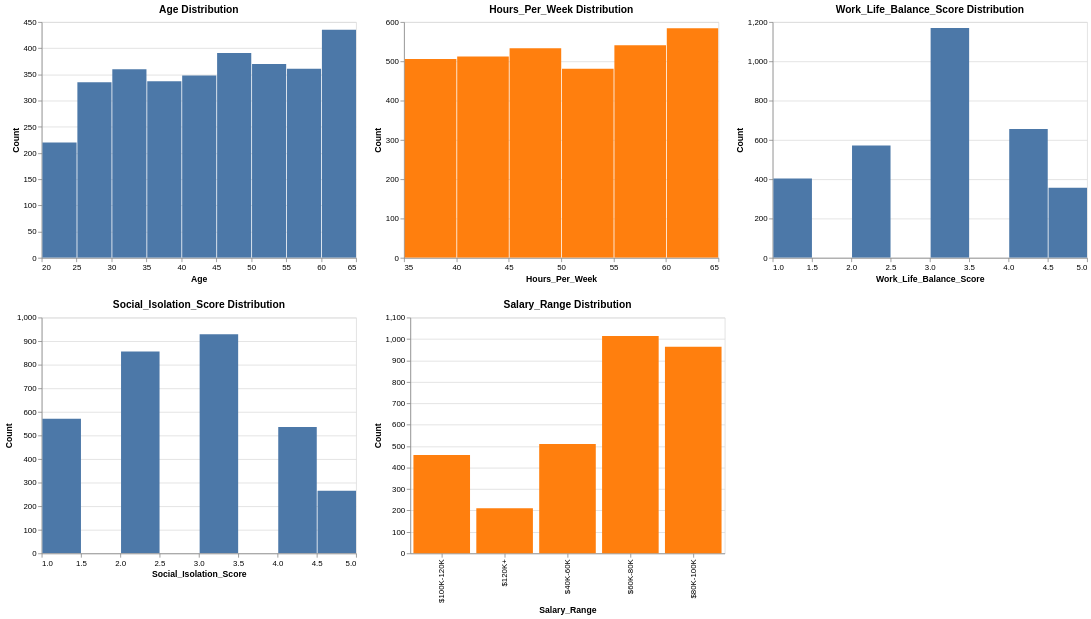

The code cell stored with this chart in its notebook:
### Markdown cell above
### Histogram for numerical columns

### Code cell
#Visualisation of  Age
histogram1 = alt.Chart(source).mark_bar().encode(
    x=alt.X('Age:Q', bin=True, title='Age'),  
    y=alt.Y('count():Q', title='Count'),
    tooltip=[
        alt.Tooltip('Age:Q', bin=True, title='Age Range'),
        alt.Tooltip('count():Q', title='Count')
    ]
).properties(
    title='Age Distribution',
    width=400,
    height=300
).interactive()

#Visualisation of  Hours_Per_Week
histogram2 = alt.Chart(source).mark_bar().encode(
    x=alt.X('Hours_Per_Week:Q', bin=True, title='Hours_Per_Week'),  
    y=alt.Y('count():Q', title='Count'),
    color=alt.value('#ff7f0e'),
    tooltip=[
        alt.Tooltip('Hours_Per_Week:Q', bin=True, title='Hours_Per_Week Range'),
        alt.Tooltip('count():Q', title='Count')
    ]
).properties(
    title='Hours_Per_Week Distribution',
    width=400,
    height=300
).interactive()

#Visualisation of  Work_Life_Balance_Score
histogram3 = alt.Chart(source).mark_bar().encode(
    x=alt.X('Work_Life_Balance_Score:Q', bin=True, title='Work_Life_Balance_Score'),  
    y=alt.Y('count():Q', title='Count'),
    tooltip=[
        alt.Tooltip('Work_Life_Balance_Score:Q', bin=True, title='Work_Life_Balance_Score Range'),
        alt.Tooltip('count():Q', title='Count')
    ]
).properties(
    title='Work_Life_Balance_Score Distribution',
    width=400,
    height=300
).interactive()

#Visualisation of  Social_Isolation_Score
histogram4 = alt.Chart(source).mark_bar().encode(
    x=alt.X('Social_Isolation_Score:Q', bin=True, title='Social_Isolation_Score'),  
    y=alt.Y('count():Q', title='Count'),
    tooltip=[
        alt.Tooltip('Social_Isolation_Score:Q', bin=True, title='Social_Isolation_Score Range'),
        alt.Tooltip('count():Q', title='Count')
    ]
).properties(
    title='Social_Isolation_Score Distribution',
    width=400,
    height=300
).interactive()


#Visualisation of  Salary_Range
barchart7 = alt.Chart(source).mark_bar().encode(
    x=alt.X('Salary_Range:N', title='Salary_Range'),  
    y=alt.Y('count():Q', title='Count'),
    color=alt.value('#ff7f0e'),
    tooltip=[
        alt.Tooltip('Salary_Range:N', title='Salary_Range Range'),
        alt.Tooltip('count():Q', title='Count')
    ]
).properties(
    title='Salary_Range Distribution',
    width=400,
    height=300
).interactive()

#Visualisation of  Salary_Range
histogram5 = alt.Chart(source).mark_arc().encode(
    theta="count(Salary_Range):Q",
    color="Salary_Range:N"
).properties(
    width=175,
    height=175).interactive()

alt.vconcat(alt.hconcat(histogram1,histogram2,histogram3),alt.hconcat(histogram4,barchart7))

### Figure 1 — Vega-Lite specification as saved in the notebook (floating-point values rounded to 4 significant figures; data arrays with more than 128 entries replaced by an {"elided": "..."} marker saying what was removed)
{"config": {"view": {"continuousWidth": 300, "continuousHeight": 300}}, "vconcat": [{"hconcat": [{"mark": {"type": "bar"}, "encoding": {"tooltip": [{"bin": true, "field": "Age", "title": "Age Range", "type": "quantitative"}, {"aggregate": "count", "title": "Count", "type": "quantitative"}], "x": {"bin": true, "field": "Age", "title": "Age", "type": "quantitative"}, "y": {"aggregate": "count", "title": "Count", "type": "quantitative"}}, "height": 300, "name": "view_10", "title": "Age Distribution", "width": 400}, {"mark": {"type": "bar"}, "encoding": {"color": {"value": "#ff7f0e"}, "tooltip": [{"bin": true, "field": "Hours_Per_Week", "title": "Hours_Per_Week Range", "type": "quantitative"}, {"aggregate": "count", "title": "Count", "type": "quantitative"}], "x": {"bin": true, "field": "Hours_Per_Week", "title": "Hours_Per_Week", "type": "quantitative"}, "y": {"aggregate": "count", "title": "Count", "type": "quantitative"}}, "height": 300, "name": "view_11", "title": "Hours_Per_Week Distribution", "width": 400}, {"mark": {"type": "bar"}, "encoding": {"tooltip": [{"bin": true, "field": "Work_Life_Balance_Score", "title": "Work_Life_Balance_Score Range", "type": "quantitative"}, {"aggregate": "count", "title": "Count", "type": "quantitative"}], "x": {"bin": true, "field": "Work_Life_Balance_Score", "title": "Work_Life_Balance_Score", "type": "quantitative"}, "y": {"aggregate": "count", "title": "Count", "type": "quantitative"}}, "height": 300, "name": "view_12", "title": "Work_Life_Balance_Score Distribution", "width": 400}]}, {"hconcat": [{"mark": {"type": "bar"}, "encoding": {"tooltip": [{"bin": true, "field": "Social_Isolation_Score", "title": "Social_Isolation_Score Range", "type": "quantitative"}, {"aggregate": "count", "title": "Count", "type": "quantitative"}], "x": {"bin": true, "field": "Social_Isolation_Score", "title": "Social_Isolation_Score", "type": "quantitative"}, "y": {"aggregate": "count", "title": "Count", "type": "quantitative"}}, "height": 300, "name": "view_13", "title": "Social_Isolation_Score Distribution", "width": 400}, {"mark": {"type": "bar"}, "encoding": {"color": {"value": "#ff7f0e"}, "tooltip": [{"field": "Salary_Range", "title": "Salary_Range Range", "type": "nominal"}, {"aggregate": "count", "title": "Count", "type": "quantitative"}], "x": {"field": "Salary_Range", "title": "Salary_Range", "type": "nominal"}, "y": {"aggregate": "count", "title": "Count", "type": "quantitative"}}, "height": 300, "name": "view_14", "title": "Salary_Range Distribution", "width": 400}]}], "data": {"name": "data-41214090f7d0054c7e1d434082cd9039"}, "params": [{"name": "param_10", "select": {"type": "interval", "encodings": ["x", "y"]}, "bind": "scales", "views": ["view_10"]}, {"name": "param_11", "select": {"type": "interval", "encodings": ["x", "y"]}, "bind": "scales", "views": ["view_11"]}, {"name": "param_12", "select": {"type": "interval", "encodings": ["x", "y"]}, "bind": "scales", "views": ["view_12"]}, {"name": "param_13", "select": {"type": "interval", "encodings": ["x", "y"]}, "bind": "scales", "views": ["view_13"]}, {"name": "param_14", "select": {"type": "interval", "encodings": ["x", "y"]}, "bind": "scales", "views": ["view_14"]}], "$schema": "https://vega.github.io/schema/vega-lite/v5.20.1.json", "datasets": {"data-41214090f7d0054c7e1d434082cd9039": {"elided": "3157 records"}}}
